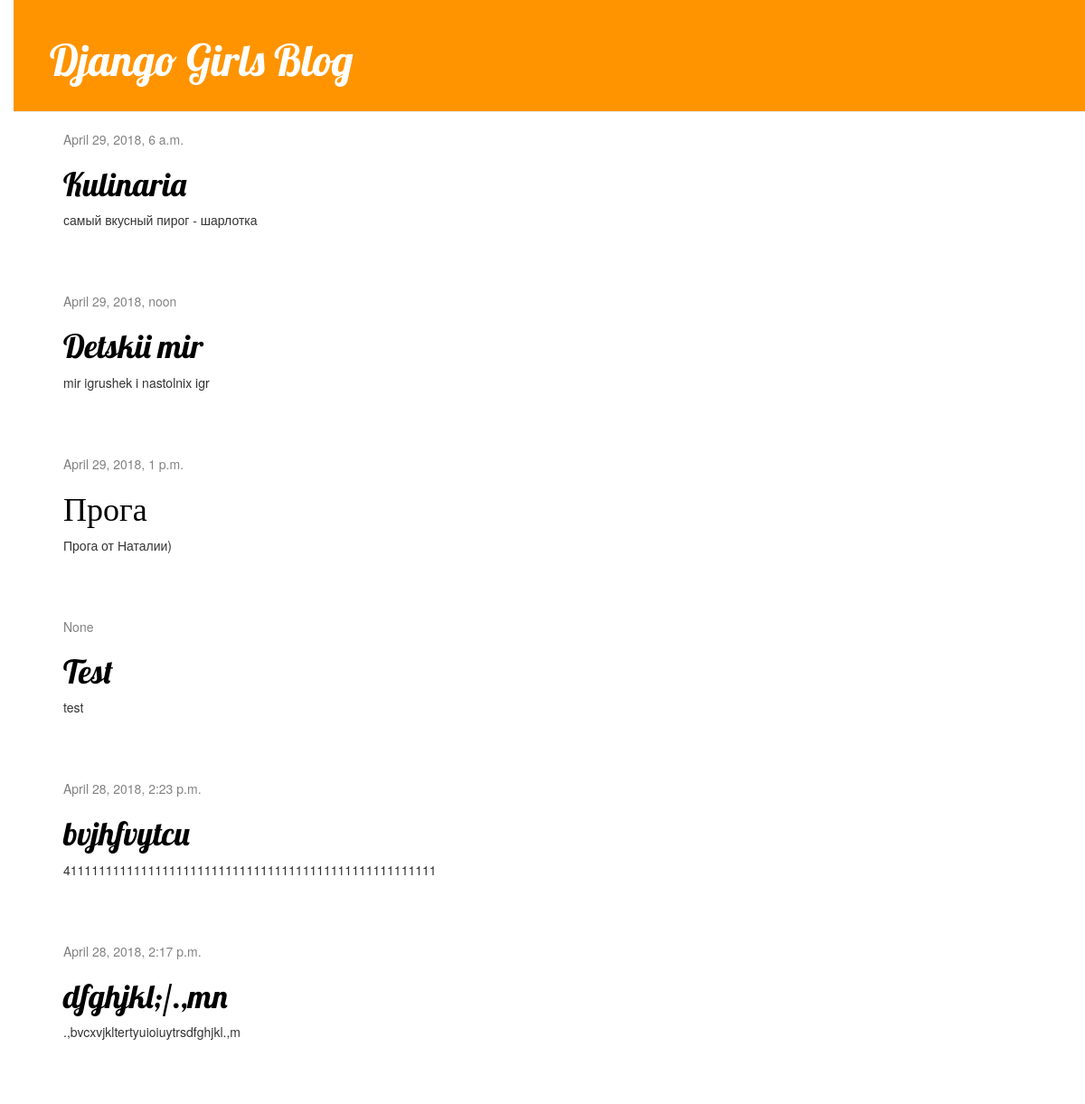
The page / on the database its author committed.
### blog/models.py (models this page shows, shortened)
class Post(models.Model):
    author = models.ForeignKey('auth.User', on_delete=models.CASCADE)
    title = models.CharField(max_length=200)
    text = models.TextField()
    created_date = models.DateTimeField(
        default=timezone.now)
    published_date = models.DateTimeField(
        blank=True, null=True)

### blog/views.py (the view)
# urls.py: url(r'^$', views.post_list, name='post_list'),
def post_list(request):
    posts = Post.objects.all()
    return render(request, 'blog/post_list.html', {'posts': posts})

### blog/templates/blog/post_list.html
{% extends 'blog/base.html' %}
{% block content %}
    {% for post in posts %}
        <div class="post">
            <div class="date">
                {{ post.published_date }}
            </div>
           <h1><a href="{% url 'post_detail' pk=post.pk %}">{{ post.title }}</a></h1>
            <p>{{ post.text|linebreaksbr }}</p>
        </div>
    {% endfor %}
{% endblock %}

### blog/templates/blog/base.html (shortened to what this page needs)
{% load staticfiles %}
<html>
    <head>
        <link rel="stylesheet" href="//maxcdn.bootstrapcdn.com/bootstrap/3.2.0/css/bootstrap.min.css">
        <link rel="stylesheet" href="//maxcdn.bootstrapcdn.com/bootstrap/3.2.0/css/bootstrap-theme.min.css">
        <link rel="stylesheet" href="{% static 'css/blog.css' %}">
    </head>
    <body>
    <div class="page-header">
        <h1><a href="/">Django Girls Blog</a></h1>
    </div>
    <div class="content container">
        <div class="row">
            <div class="col-md-8">
            {% block content %}
            {% endblock %}
            </div>
        </div>
    </div>
</body>
</html>

### blog/static/css/blog.css (style rules this page uses)
h1 a { color: #FCA205; }
body { padding-left: 15px; }
h1 a { color: #FCA205; font-family: 'Lobster'; }
.page-header { background-color: #ff9400; margin-top: 0; padding: 20px 20px 20px 40px; }
.page-header h1, .page-header h1 a, .page-header h1 a:visited, .page-header h1 a:active { color: #ffffff; font-size: 36pt; text-decoration: none; }
.content { margin-left: 40px; }
h1, h2, h3, h4 { font-family: 'Lobster', cursive; }
.date { color: #828282; }
.post { margin-bottom: 70px; }
.post h1 a, .post h1 a:visited { color: #000000; }

### rows shown on the page
Post: published_date "April 29, 2018, 6 a.m.", title "Kulinaria", text "самый вкусный пирог - шарлотка"
Post: published_date "April 29, 2018, noon", title "Detskii mir", text "mir igrushek i nastolnix igr"
Post: published_date "April 29, 2018, 1 p.m.", title "Прога", text "Прога от Наталии)"
Post: published_date "None", title "Test", text "test"
Post: published_date "April 28, 2018, 2:23 p.m.", title "bvjhfvytcu", text "41111111111111111111111111111111111111111111111111111"
Post: published_date "April 28, 2018, 2:17 p.m.", title "dfghjkl;/.,mn", text ".,bvcxvjkltertyuioiuytrsdfghjkl.,m"
